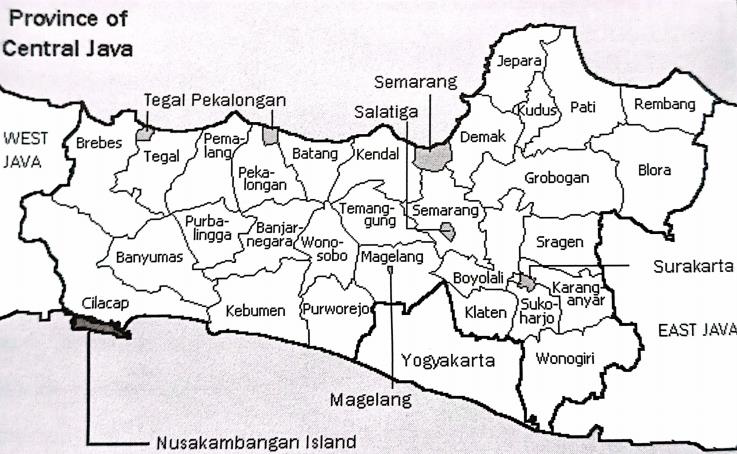
#> input picture SEMESTER 1/ANALISA ALGORITMA/_TUGAS/UAS/pemograman/peta.png, 743 x 459 px
$ python nogui_soalNo4.py
#> lines starting #> are read from the running program, lines starting #| are printed output that depends on the picture
import networkx as nx
import matplotlib.pyplot as plt
import matplotlib.patches as mpatches
import math

# Definisikan wilayah dan atributnya dengan variabel
wilayah_1 = 'Kabupaten Banjarnegara'
wilayah_2 = 'Kabupaten Banyumas'
wilayah_3 = 'Kabupaten Batang'
wilayah_4 = 'Kabupaten Blora'
wilayah_5 = 'Kabupaten Boyolali'
wilayah_6 = 'Kabupaten Brebes'
wilayah_7 = 'Kabupaten Cilacap'
wilayah_8 = 'Kabupaten Demak'
wilayah_9 = 'Kabupaten Grobogan'
wilayah_10 = 'Kabupaten Jepara'
wilayah_11 = 'Kabupaten Karanganyar'
wilayah_12 = 'Kabupaten Kebumen'
wilayah_13 = 'Kabupaten Kendal'
wilayah_14 = 'Kabupaten Klaten'
wilayah_15 = 'Kabupaten Kudus'
wilayah_16 = 'Kabupaten Magelang'
wilayah_17 = 'Kabupaten Pati'
wilayah_18 = 'Kabupaten Pekalongan'
wilayah_19 = 'Kabupaten Pemalang'
wilayah_20 = 'Kabupaten Purbalingga'
wilayah_21 = 'Kabupaten Purworejo'
wilayah_22 = 'Kabupaten Rembang'
wilayah_23 = 'Kabupaten Semarang'
wilayah_24 = 'Kabupaten Sragen'
wilayah_25 = 'Kabupaten Sukoharjo'
wilayah_26 = 'Kabupaten Tegal'
wilayah_27 = 'Kabupaten Temanggung'
wilayah_28 = 'Kabupaten Wonogiri'
wilayah_29 = 'Kabupaten Wonosobo'
wilayah_30 = 'Kota Yokyakarta'
wilayah_31 = 'Kota Pekalongan'
wilayah_32 = 'Kota Salatiga'
wilayah_33 = 'Kota Semarang'
wilayah_34 = 'Kota Surakarta (Solo)'
wilayah_35 = 'Kota Tegal'

# Definisikan semua wilayah sebagai daftar
wilayahs = [
    wilayah_1, wilayah_2, wilayah_3, wilayah_4, wilayah_5, wilayah_6, wilayah_7, wilayah_8, wilayah_9, wilayah_10,
    wilayah_11, wilayah_12, wilayah_13, wilayah_14, wilayah_15, wilayah_16, wilayah_17, wilayah_18, wilayah_19, wilayah_20,
    wilayah_21, wilayah_22, wilayah_23, wilayah_24, wilayah_25, wilayah_26, wilayah_27, wilayah_28, wilayah_29, wilayah_30,
    wilayah_31, wilayah_32, wilayah_33, wilayah_34, wilayah_35
]

# Bangun grafik menggunakan networkx
G = nx.Graph()

# Tambahkan semua wilayah sebagai node
G.add_nodes_from(wilayahs)

# Tentukan posisi node (koordinat untuk plotting)
positions = {
    wilayah_1: (270, 240), wilayah_2: (150, 250), wilayah_3: (330, 150), wilayah_4: (650, 170),
    wilayah_5: (460, 280), wilayah_6: (100, 140), wilayah_7: (110, 300), wilayah_8: (490, 130),
    wilayah_9: (550, 180), wilayah_10: (530, 50), wilayah_11: (570, 320), wilayah_12: (260, 320),
    wilayah_13: (380, 150), wilayah_14: (490, 300), wilayah_15: (530, 110), wilayah_16: (400, 270),
    wilayah_17: (580, 110), wilayah_18: (250, 180), wilayah_19: (230, 150), wilayah_20: (230, 240),
    wilayah_21: (350, 320), wilayah_22: (660, 110), wilayah_23: (450, 230), wilayah_24: (560, 250),
    wilayah_25: (540, 300), wilayah_26: (160, 160), wilayah_27: (360, 220), wilayah_28: (580, 350),
    wilayah_29: (340, 240), wilayah_30: (450, 370), wilayah_31: (270, 140), wilayah_32: (460, 250),
    wilayah_33: (430, 150), wilayah_34: (540, 290), wilayah_35: (140, 130)
}

# Fungsi untuk menghitung jarak Euclidean antara dua titik
def euclidean_distance(pos1, pos2):
    return math.sqrt((pos1[0] - pos2[0])**2 + (pos1[1] - pos2[1])**2)

# Tentukan ambang batas jarak (misalnya 150)
distance_threshold = 150

# Tambahkan edge antara node yang jaraknya kurang dari ambang batas
for node1 in wilayahs:
    for node2 in wilayahs:
        if node1 != node2 and euclidean_distance(positions[node1], positions[node2]) < distance_threshold:
            G.add_edge(node1, node2)

# Algoritma pewarnaan graf greedy
def greedy_graph_coloring(graph):
    color_map = {}
    for node in graph.nodes():
        available_colors = set(range(len(graph.nodes())))
        for neighbor in graph.neighbors(node):
            if neighbor in color_map:
                available_colors.discard(color_map[neighbor])
        color_map[node] = min(available_colors)
    return color_map

# Panggil fungsi pewarnaan graf
color_map = greedy_graph_coloring(G)

# Tentukan warna untuk setiap kelompok berdasarkan hasil pewarnaan graf
color_palette = [
    'red', 'blue', 'green', 'yellow', 'purple', 'orange', 'pink', 'brown', 'gray', 'cyan'
]

# Fungsi untuk plot grafik pada peta
def plot_graph_on_map(positions, color_map):
    # Initialize figure and axis
    fig, ax = plt.subplots(figsize=(12, 10))

    # Tambahkan gambar peta di latar belakang plot
    map_img = plt.imread("peta.png")
#> map_img is the input picture: shape (459, 743, 3) float32; mean R, G, B 0.886, 0.879, 0.886
    ax.imshow(map_img, extent=[0, 700, 0, 400])

    # Gambar node (wilayah) dengan warna berdasarkan hasil pewarnaan graf
    for node, pos in positions.items():
        color = color_palette[color_map[node] % len(color_palette)]
        ax.scatter(pos[0], pos[1], s=100, edgecolors='k', facecolors=color, alpha=0.7)

    # Gambar edge
    for edge in G.edges():
        color = color_palette[color_map[edge[0]] % len(color_palette)]
        ax.plot([positions[edge[0]][0], positions[edge[1]][0]], [positions[edge[0]][1], positions[edge[1]][1]], '-', color=color, alpha=0.4, linewidth=0.8)

    # Buat legenda untuk kelompok warna
    legend_patches = []
    for idx, color in enumerate(color_palette):
        legend_patches.append(mpatches.Patch(color=color, label=f'Group {idx}'))

    # Tambahkan legenda ke plot
    ax.legend(handles=legend_patches, loc='upper left', bbox_to_anchor=(1, 1))

    # Atur batas dan label sumbu
    ax.set_xlim(0, 700)
    ax.set_ylim(0, 400)
    ax.set_xlabel('Longitude')
    ax.set_ylabel('Latitude')
    ax.set_title('Graph Coloring on Map')

    # Tampilkan grafik
    plt.tight_layout()
    plt.show()
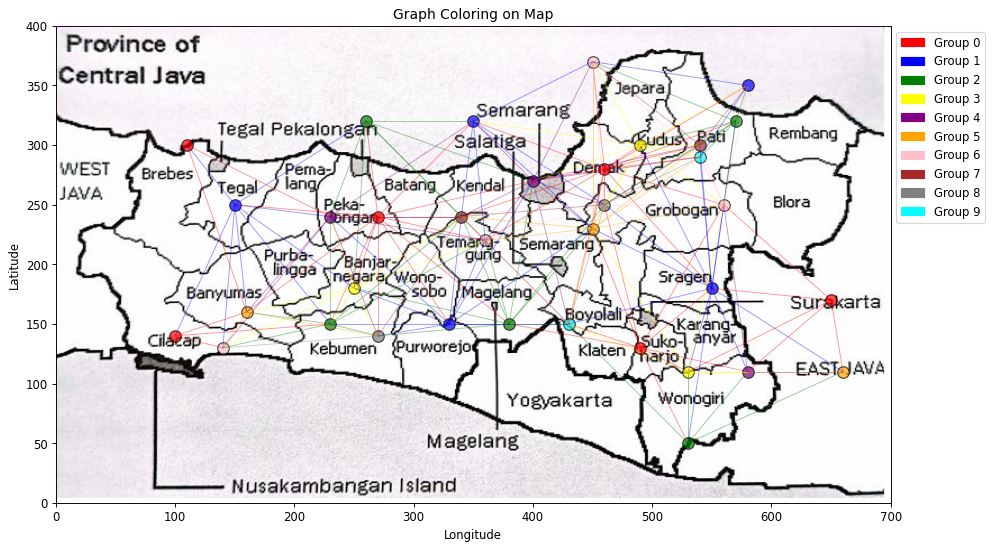
#> figure drawn by matplotlib, 1 panel

# Panggil fungsi untuk menampilkan grafik pada peta
plot_graph_on_map(positions, color_map)
